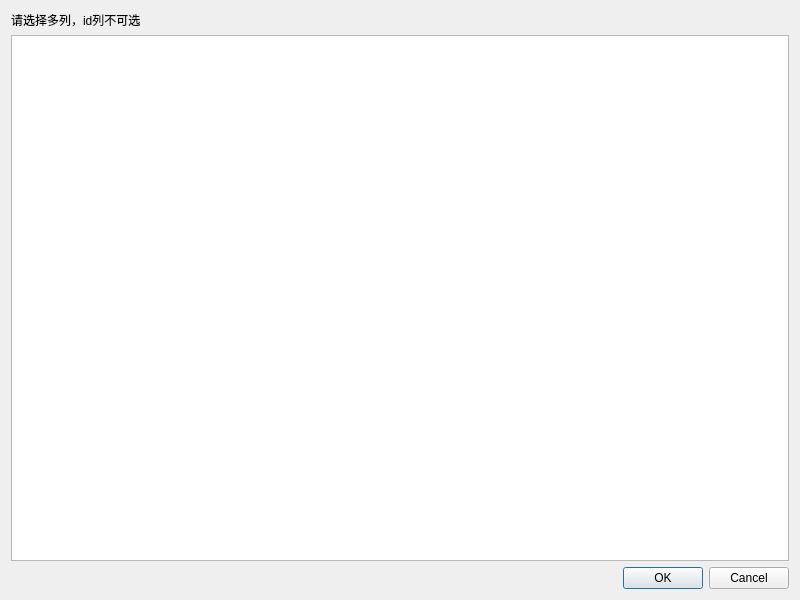
<?xml version="1.0" encoding="UTF-8"?>
<ui version="4.0">
 <class>MultipleColumnsDialog</class>
 <widget class="QDialog" name="MultipleColumnsDialog">
  <property name="geometry">
   <rect>
    <x>0</x>
    <y>0</y>
    <width>800</width>
    <height>600</height>
   </rect>
  </property>
  <property name="windowTitle">
   <string>Dialog</string>
  </property>
  <layout class="QVBoxLayout" name="verticalLayout">
   <item>
    <widget class="QLabel" name="label">
     <property name="text">
      <string>请选择多列，id列不可选</string>
     </property>
    </widget>
   </item>
   <item>
    <widget class="QListWidget" name="listWidget"/>
   </item>
   <item>
    <widget class="QDialogButtonBox" name="buttonBox">
     <property name="orientation">
      <enum>Qt::Horizontal</enum>
     </property>
     <property name="standardButtons">
      <set>QDialogButtonBox::Cancel|QDialogButtonBox::Ok</set>
     </property>
    </widget>
   </item>
  </layout>
 </widget>
 <resources/>
 <connections>
  <connection>
   <sender>buttonBox</sender>
   <signal>accepted()</signal>
   <receiver>MultipleColumnsDialog</receiver>
   <slot>accept()</slot>
   <hints>
    <hint type="sourcelabel">
     <x>248</x>
     <y>254</y>
    </hint>
    <hint type="destinationlabel">
     <x>157</x>
     <y>274</y>
    </hint>
   </hints>
  </connection>
  <connection>
   <sender>buttonBox</sender>
   <signal>rejected()</signal>
   <receiver>MultipleColumnsDialog</receiver>
   <slot>reject()</slot>
   <hints>
    <hint type="sourcelabel">
     <x>316</x>
     <y>260</y>
    </hint>
    <hint type="destinationlabel">
     <x>286</x>
     <y>274</y>
    </hint>
   </hints>
  </connection>
 </connections>
</ui>
